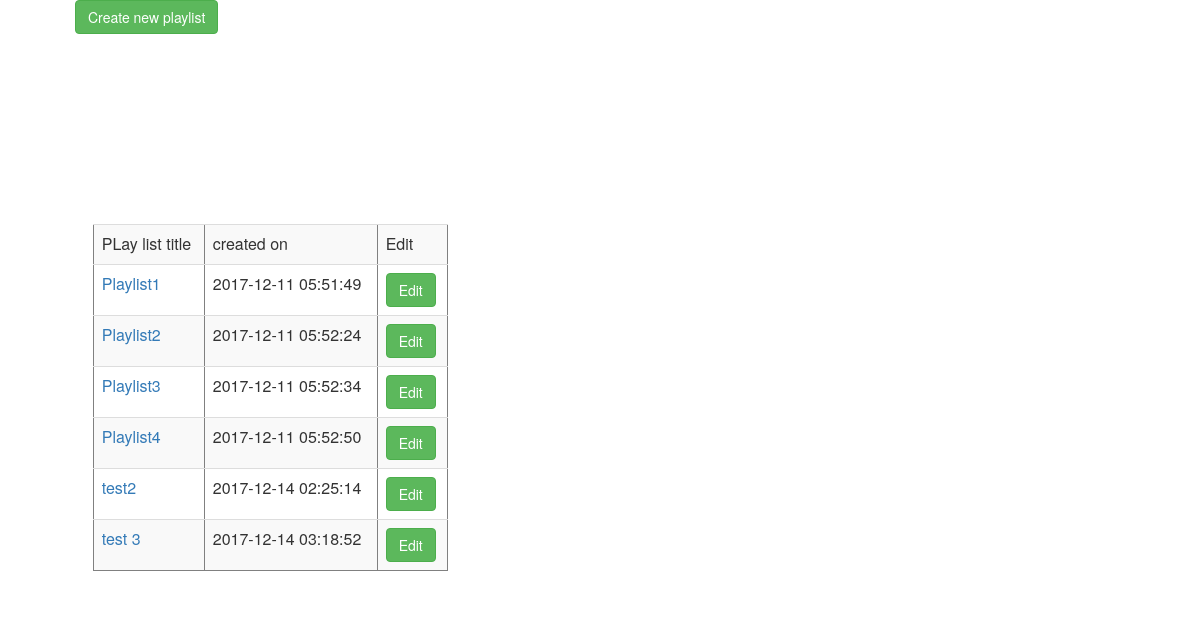
Page /Music_Streaming_Service/MyPLaylist.php (signed in) on the committed database.
### tables this page shows
CREATE TABLE `playlist` (
  `Playlist_id` int(11) NOT NULL AUTO_INCREMENT,
  `Playlist_title` varchar(45) DEFAULT NULL,
  `Playlist_date` datetime DEFAULT NULL,
  `Playlist_owner` varchar(45) DEFAULT NULL,
  `public` tinyint(1) DEFAULT NULL,
  PRIMARY KEY (`Playlist_id`),
  KEY `Playlist_owner_idx` (`Playlist_owner`),
  CONSTRAINT `Playlist_owner` FOREIGN KEY (`Playlist_owner`) REFERENCES `user` (`Username`) ON DELETE NO ACTION ON UPDATE NO ACTION
);

### Music_Streaming_Service/MyPLaylist.php (the view, shortened to what this page needs)
<html>
<head>
  <link rel="stylesheet" href="https://maxcdn.bootstrapcdn.com/bootstrap/3.3.7/css/bootstrap.min.css">
</head>
<div class="row" style="    margin-left: 5%;">
<div class="col-sm-4">
<button class="btn btn-success" onclick="CreateNew()">Create new playlist</button>
<br>
 <?php
$servername = "localhost";
$dbusername = "root";
$dbpassword = "";
$dbname = "music_streaming_service";
$conn = new mysqli($servername, $dbusername, $dbpassword, $dbname);
$sql = "CALL Display_Playlist('".$_SESSION["Username"]."', '".$_SESSION["Username"]."')";
$result = $conn->query($sql);
if ($result->num_rows > 0) {
	echo "<table class='table table-striped' border='1' style='    margin-left: 5%;' >";
	echo "<tr><td>"."PLay list title"."</td><td>"."created on"."</td><td>"."Edit"."</td></tr>";
	while($row = $result->fetch_assoc()) {
		$Playlist_title   = $row['Playlist_title'];
		$Playlist_date = $row['Playlist_date'];
		echo "<td>" ."<a href='#' onclick='openPlaylist(".$row['Playlist_id'].")'>". $row['Playlist_title'] . "</td>";
		echo "<td>".$Playlist_date."</td>
			<td><input type='submit' class='btn btn-success' value ='Edit' onclick='EditPLaylist(\"".$row['Playlist_id']."\", \"".$Playlist_title."\", ".$row['public'].")'></td></tr>";
	}
	echo "</table>";
} else {
	echo "0 results";
}
?>
</div>
</div>
</html>

### rows in the picture
playlist: Playlist_title "Playlist1", Playlist_date "2017-12-11 05:51:49"
playlist: Playlist_title "Playlist2", Playlist_date "2017-12-11 05:52:24"
playlist: Playlist_title "Playlist3", Playlist_date "2017-12-11 05:52:34"
playlist: Playlist_title "Playlist4", Playlist_date "2017-12-11 05:52:50"
playlist: Playlist_title "test2", Playlist_date "2017-12-14 02:25:14"
playlist: Playlist_title "test 3", Playlist_date "2017-12-14 03:18:52"
